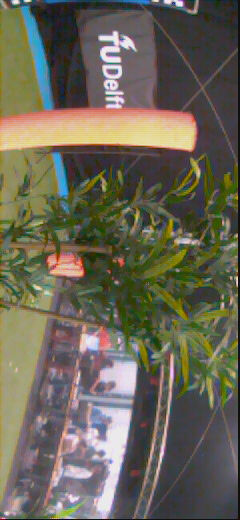
#> input picture python_grp12/daan_img.jpg, 240 x 520 px
$ python yuv_detection_rebuilt.py --image daan_img.jpg
#> lines starting #> are read from the running program, lines starting #| are printed output that depends on the picture; after the words box and inside, x2 and y2 are one past the last pixel; in counts of white or black regions, pixels touching at a corner belong together
#!/usr/bin/env python3
"""
Interactive YCrCb mask tuner.

What this version changes:
- Accurate channel names: Y, Cr, Cb
- Dedicated control window so sliders are always visible
- Clear slider labels: Y_min, Y_max, Cr_min, Cr_max, Cb_min, Cb_max
- Automatic 90 degree image rotation
- Larger, resizable preview/control windows
- Side-by-side preview with a readable live values panel

Usage:
    python3 yuv_detection_rebuilt.py --image path/to/image.jpg
    python3 yuv_detection_rebuilt.py --image path/to/image.jpg --preset skin
    python3 yuv_detection_rebuilt.py --image path/to/image.jpg --save overlay.png

Keys:
    q / ESC   quit
    s         save current overlay (and mask) when --save is provided
"""

from __future__ import annotations

import argparse
from pathlib import Path
import sys

import cv2
import numpy as np


# Initial presets in OpenCV's YCrCb order: [Y, Cr, Cb]
PRESETS = {
    "skin":   (np.array([0, 133, 80]),  np.array([255, 173, 120])),
    "green":  (np.array([0, 0, 60]),    np.array([255, 90, 110])),
    "red":    (np.array([0, 150, 100]), np.array([255, 200, 130])),
    "blue":   (np.array([0, 0, 80]),    np.array([255, 100, 140])),
    "yellow": (np.array([80, 110, 60]), np.array([255, 170, 110])),
    "white":  (np.array([200, 100, 100]), np.array([255, 130, 130])),
    "black":  (np.array([0, 90, 90]),   np.array([60, 130, 130])),
}

ROTATE_MODE = cv2.ROTATE_90_COUNTERCLOCKWISE
PREVIEW_WINDOW = "YCrCb Mask Preview"
CONTROL_WINDOW = "YCrCb Controls"


def parse_args() -> argparse.Namespace:
    parser = argparse.ArgumentParser(description="Interactive YCrCb Color Mask Tool")
    parser.add_argument("--image", required=True, help="Path to input image")
    parser.add_argument(
        "--preset",
        default="skin",
        choices=sorted(PRESETS.keys()),
        help="Initial slider preset",
    )
    parser.add_argument(
        "--save",
        default=None,
        help="Base path for saving current overlay and mask when you press 's'",
    )
    return parser.parse_args()


def load_image(path: str) -> np.ndarray:
    img = cv2.imread(path)
    if img is None:
        sys.exit(f"[ERROR] Cannot open image: '{path}'")
    return cv2.rotate(img, ROTATE_MODE)


def bgr_to_ycrcb(img_bgr: np.ndarray) -> np.ndarray:
    return cv2.cvtColor(img_bgr, cv2.COLOR_BGR2YCrCb)


def build_mask(img_ycrcb: np.ndarray, lower: np.ndarray, upper: np.ndarray) -> np.ndarray:
    mask = cv2.inRange(img_ycrcb, lower, upper)

    kernel = cv2.getStructuringElement(cv2.MORPH_ELLIPSE, (7, 7))
    mask = cv2.morphologyEx(mask, cv2.MORPH_OPEN, kernel, iterations=1)
    mask = cv2.morphologyEx(mask, cv2.MORPH_CLOSE, kernel, iterations=1)
    return mask


def apply_overlay(img_bgr: np.ndarray, mask: np.ndarray, alpha: float = 0.45) -> np.ndarray:
    grey = cv2.cvtColor(img_bgr, cv2.COLOR_BGR2GRAY)
    grey_bgr = cv2.cvtColor(grey, cv2.COLOR_GRAY2BGR)

    highlight = np.full_like(img_bgr, (255, 255, 0), dtype=np.uint8)  # cyan in BGR
    blended = cv2.addWeighted(img_bgr, 1.0 - alpha, highlight, alpha, 0)

    result = grey_bgr.copy()
    matched = mask > 0
    result[matched] = blended[matched]
    return result


def resize_keep_aspect(img: np.ndarray, max_w: int, max_h: int) -> np.ndarray:
    h, w = img.shape[:2]
    scale = min(max_w / w, max_h / h, 1.0)
    new_w = max(1, int(round(w * scale)))
    new_h = max(1, int(round(h * scale)))
    return cv2.resize(img, (new_w, new_h), interpolation=cv2.INTER_AREA)


def add_title_bar(img: np.ndarray, title: str) -> np.ndarray:
    bar_h = 38
    panel = cv2.copyMakeBorder(img, bar_h, 0, 0, 0, cv2.BORDER_CONSTANT, value=(28, 28, 28))
    cv2.putText(panel, title, (12, 26), cv2.FONT_HERSHEY_SIMPLEX, 0.72, (255, 255, 255), 2, cv2.LINE_AA)
    return panel


def make_mask_panel(mask: np.ndarray, height: int) -> np.ndarray:
    mask_bgr = cv2.cvtColor(mask, cv2.COLOR_GRAY2BGR)
    if mask_bgr.shape[0] != height:
        scale = height / mask_bgr.shape[0]
        new_w = max(1, int(round(mask_bgr.shape[1] * scale)))
        mask_bgr = cv2.resize(mask_bgr, (new_w, height), interpolation=cv2.INTER_NEAREST)
    return mask_bgr


def make_info_panel(bounds: dict[str, int], masked_px: int, total_px: int, height: int) -> np.ndarray:
    panel_w = 340
    panel = np.full((height, panel_w, 3), 32, dtype=np.uint8)

    lines = [
        "Live thresholds",
        f"Y_min  : {bounds['Y_min']:3d}",
        f"Y_max  : {bounds['Y_max']:3d}",
        f"Cr_min : {bounds['Cr_min']:3d}",
        f"Cr_max : {bounds['Cr_max']:3d}",
        f"Cb_min : {bounds['Cb_min']:3d}",
        f"Cb_max : {bounds['Cb_max']:3d}",
        "",
        f"Masked  : {masked_px:,}",
        f"Total   : {total_px:,}",
        f"Percent : {100.0 * masked_px / max(total_px, 1):5.1f}%",
        "",
        "Keys",
        "q / ESC : quit",
        "s       : save current result",
    ]

    y = 42
    for i, text in enumerate(lines):
        if text == "":
            y += 16
            continue
        font_scale = 0.92 if i == 0 else 0.72
        thickness = 2 if i == 0 else 1
        cv2.putText(panel, text, (18, y), cv2.FONT_HERSHEY_SIMPLEX, font_scale, (245, 245, 245), thickness, cv2.LINE_AA)
        y += 34 if i == 0 else 28

    return panel


def pad_to_height(img: np.ndarray, height: int) -> np.ndarray:
    h, w = img.shape[:2]
    if h == height:
        return img
    if h > height:
        return resize_keep_aspect(img, w, height)
    top = (height - h) // 2
    bottom = height - h - top
    return cv2.copyMakeBorder(img, top, bottom, 0, 0, cv2.BORDER_CONSTANT, value=(20, 20, 20))


def create_trackbar(name: str, window: str, value: int) -> None:
    cv2.createTrackbar(name, window, int(value), 255, lambda _x: None)


def set_initial_trackbars(window: str, lower: np.ndarray, upper: np.ndarray) -> None:
    create_trackbar("Y_min", window, int(lower[0]))
    create_trackbar("Y_max", window, int(upper[0]))
    create_trackbar("Cr_min", window, int(lower[1]))
    create_trackbar("Cr_max", window, int(upper[1]))
    create_trackbar("Cb_min", window, int(lower[2]))
    create_trackbar("Cb_max", window, int(upper[2]))


def read_bounds(window: str) -> tuple[np.ndarray, np.ndarray, dict[str, int]]:
    vals = {
        "Y_min": cv2.getTrackbarPos("Y_min", window),
        "Y_max": cv2.getTrackbarPos("Y_max", window),
        "Cr_min": cv2.getTrackbarPos("Cr_min", window),
        "Cr_max": cv2.getTrackbarPos("Cr_max", window),
        "Cb_min": cv2.getTrackbarPos("Cb_min", window),
        "Cb_max": cv2.getTrackbarPos("Cb_max", window),
    }

    # Keep min/max pairs valid.
    if vals["Y_min"] > vals["Y_max"]:
        vals["Y_max"] = vals["Y_min"]
        cv2.setTrackbarPos("Y_max", window, vals["Y_max"])
    if vals["Cr_min"] > vals["Cr_max"]:
        vals["Cr_max"] = vals["Cr_min"]
        cv2.setTrackbarPos("Cr_max", window, vals["Cr_max"])
    if vals["Cb_min"] > vals["Cb_max"]:
        vals["Cb_max"] = vals["Cb_min"]
        cv2.setTrackbarPos("Cb_max", window, vals["Cb_max"])

    lower = np.array([vals["Y_min"], vals["Cr_min"], vals["Cb_min"]], dtype=np.uint8)
    upper = np.array([vals["Y_max"], vals["Cr_max"], vals["Cb_max"]], dtype=np.uint8)
    return lower, upper, vals


def save_outputs(base_path: str, overlay: np.ndarray, mask: np.ndarray) -> None:
    base = Path(base_path)
    if base.suffix:
        overlay_path = base
        mask_path = base.with_name(f"{base.stem}_mask.png")
    else:
        overlay_path = base.parent / f"{base.name}_overlay.png"
        mask_path = base.parent / f"{base.name}_mask.png"

    overlay_path.parent.mkdir(parents=True, exist_ok=True)
    cv2.imwrite(str(overlay_path), overlay)
    cv2.imwrite(str(mask_path), mask)
    print(f"[INFO] Saved overlay: {overlay_path}")
    print(f"[INFO] Saved mask   : {mask_path}")


def build_preview(original: np.ndarray, overlay: np.ndarray, mask: np.ndarray, bounds: dict[str, int]) -> np.ndarray:
    # Large but controlled sizing so the window stays practical.
    original_small = resize_keep_aspect(original, 520, 720)
    overlay_small = resize_keep_aspect(overlay, 520, 720)

    common_h = max(original_small.shape[0], overlay_small.shape[0])
    original_small = pad_to_height(original_small, common_h)
    overlay_small = pad_to_height(overlay_small, common_h)
    mask_panel = make_mask_panel(mask, common_h)

    total_px = mask.size
    masked_px = int(np.count_nonzero(mask))
    info_panel = make_info_panel(bounds, masked_px, total_px, common_h)

    original_small = add_title_bar(original_small, "Original (rotated 90 deg)")
    overlay_small = add_title_bar(overlay_small, "Overlay")
    mask_panel = add_title_bar(mask_panel, "Mask")
    info_panel = add_title_bar(info_panel, "Info")

    max_h = max(original_small.shape[0], overlay_small.shape[0], mask_panel.shape[0], info_panel.shape[0])
    original_small = pad_to_height(original_small, max_h)
    overlay_small = pad_to_height(overlay_small, max_h)
    mask_panel = pad_to_height(mask_panel, max_h)
    info_panel = pad_to_height(info_panel, max_h)

    spacer = np.full((max_h, 14, 3), 18, dtype=np.uint8)
    preview = np.hstack([original_small, spacer, overlay_small, spacer, mask_panel, spacer, info_panel])
    return preview


def main() -> None:
    args = parse_args()

    img_bgr = load_image(args.image)
#> in load_image, img is the input picture: shape (520, 240, 3); mean B, G, R 86.6, 101.5, 105.8
    img_ycrcb = bgr_to_ycrcb(img_bgr)
#> in bgr_to_ycrcb, `return cv2.cvtColor(img_bgr, cv2.COLOR_BGR2YCrCb)`: returned value: shape (240, 520, 3); mean of channels 0, 1, 2 101.1, 131.4, 119.8

    lower0, upper0 = PRESETS[args.preset]

    cv2.namedWindow(PREVIEW_WINDOW, cv2.WINDOW_NORMAL)
    cv2.namedWindow(CONTROL_WINDOW, cv2.WINDOW_NORMAL)
    cv2.resizeWindow(PREVIEW_WINDOW, 1700, 900)
    cv2.resizeWindow(CONTROL_WINDOW, 760, 320)

    set_initial_trackbars(CONTROL_WINDOW, lower0, upper0)

    print("[INFO] Controls are in a separate window so sliders remain visible.")
    print("[INFO] Press 'q' or ESC to quit.")
    if args.save:
        print("[INFO] Press 's' to save the current overlay and mask.")

    while True:
        lower, upper, bounds = read_bounds(CONTROL_WINDOW)
        mask = build_mask(img_ycrcb, lower, upper)
#> in build_mask, `mask = cv2.inRange(img_ycrcb, lower, upper)`:
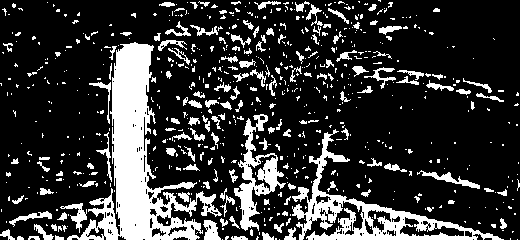
#> mask: shape (240, 520); 21% white; 675 white regions (527 under 20 px), largest, box (x1, y1, x2, y2) and area: (67, 42, 222, 240) 9282, (292, 129, 504, 240) 4348, (234, 114, 286, 231) 1936
#> in build_mask, `mask = cv2.morphologyEx(mask, cv2.MORPH_OPEN, kernel, iterations=1)`: mask: shape (240, 520); 8.7% white; 52 white regions, largest, box (x1, y1, x2, y2) and area: (112, 42, 173, 240) 6400, (314, 232, 472, 240) 829, (237, 183, 254, 230) 495
#> in build_mask, `mask = cv2.morphologyEx(mask, cv2.MORPH_CLOSE, kernel, iterations=1)`: mask: shape (240, 520); 9.3% white; 31 white regions, largest, box (x1, y1, x2, y2) and area: (89, 42, 201, 240) 7417, (314, 210, 472, 240) 1343, (237, 142, 254, 230) 786
        overlay = apply_overlay(img_bgr, mask)
#> in apply_overlay, `result[matched] = blended[matched]`:
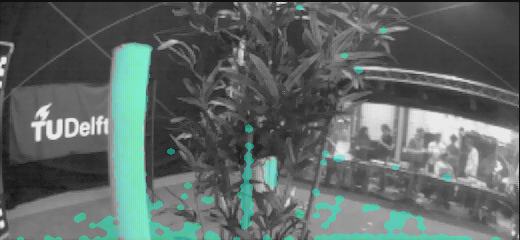
#> result: shape (240, 520, 3); mean B, G, R 102.3, 104.6, 95.3
        preview = build_preview(img_bgr, overlay, mask, bounds)
#> in build_preview, `masked_px = int(np.count_nonzero(mask))`: masked_px = 11545
#> in make_info_panel, `lines = [ "Live thresholds", f"Y_min  : {bounds['Y_min']:3d}", f"Y_max..`: lines = ['Live thresholds', 'Y_min  :   0', 'Y_max  : 255', 'Cr_min : 133', 'Cr_max : 173', 'Cb_min :  80', 'Cb_max : 120', '', 'Masked  : 11,545', 'Total   : 124,800', 'Percent :   9.3%', '', 'Keys', 'q / ESC : quit', 's       : save current result']
#> the loop in make_info_panel, `for i, text in enumerate(lines):` made 15 passes
#> (text, y) on passes 8, 12: ('', 260), ('', 360)
#> (text, font_scale, thickness, y) on passes 1 to 6: ('Live thresholds', 0.92, 2, 76), ('Y_min  :   0', 0.72, 1, 104), ('Y_max  : 255', 0.72, 1, 132), ('Cr_min : 133', 0.72, 1, 160), ('Cr_max : 173', 0.72, 1, 188), ('Cb_min :  80', 0.72, 1, 216)
#> after the loop in make_info_panel, `for i, text in enumerate(lines):`:
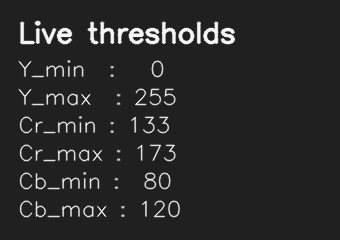
#> panel: shape (240, 340, 3); min 32, max 245, mean 41.8
#> after the loop in make_info_panel, `for i, text in enumerate(lines):`: y = 444
#> in add_title_bar, `cv2.putText(panel, title, (12, 26), cv2.FONT_HERSHEY_SIMPLEX, 0.72, (2..`: panel: shape (278, 520, 3); mean of channels 0, 1, 2 82.4, 95.3, 99
#> call 2 of add_title_bar, with title = 'Overlay'
#> in add_title_bar (call 2), `cv2.putText(panel, title, (12, 26), cv2.FONT_HERSHEY_SIMPLEX, 0.72, (2..`:
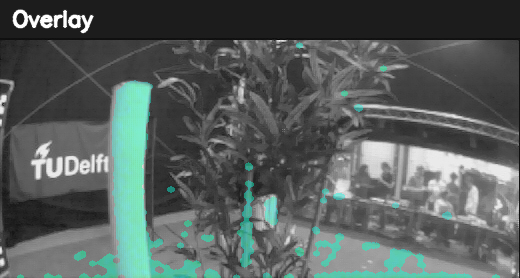
#> panel: shape (278, 520, 3); mean B, G, R 93.2, 95.3, 87.3
#> call 3 of add_title_bar, with title = 'Mask'
#> in add_title_bar (call 3), `cv2.putText(panel, title, (12, 26), cv2.FONT_HERSHEY_SIMPLEX, 0.72, (2..`:
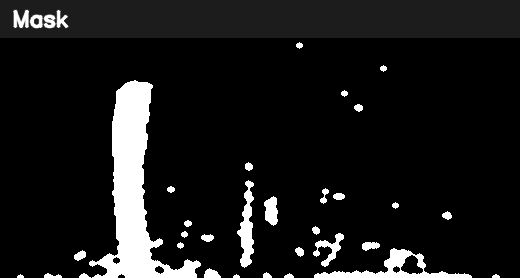
#> panel: shape (278, 520, 3); min 0, max 255, mean 25
#> call 4 of add_title_bar, with title = 'Info'
#> in add_title_bar (call 4), `cv2.putText(panel, title, (12, 26), cv2.FONT_HERSHEY_SIMPLEX, 0.72, (2..`:
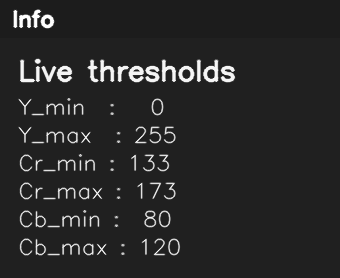
#> panel: shape (278, 340, 3); min 28, max 255, mean 40.7

        cv2.imshow(PREVIEW_WINDOW, preview)

        # Keep a small visible area in the controls window even though it mainly hosts sliders.
        controls_img = np.full((130, 740, 3), 36, dtype=np.uint8)
        summary = (
            f"Y[{bounds['Y_min']},{bounds['Y_max']}]   "
            f"Cr[{bounds['Cr_min']},{bounds['Cr_max']}]   "
            f"Cb[{bounds['Cb_min']},{bounds['Cb_max']}]"
        )
        cv2.putText(controls_img, "Move sliders below", (20, 42), cv2.FONT_HERSHEY_SIMPLEX, 0.95, (245, 245, 245), 2, cv2.LINE_AA)
        cv2.putText(controls_img, summary, (20, 88), cv2.FONT_HERSHEY_SIMPLEX, 0.72, (230, 230, 230), 2, cv2.LINE_AA)
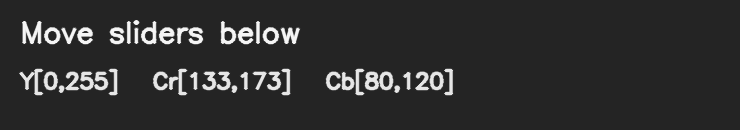
#> controls_img: shape (130, 740, 3); min 36, max 245, mean 47.7
        cv2.imshow(CONTROL_WINDOW, controls_img)

        key = cv2.waitKey(25) & 0xFF
#> (key q is pressed here)
        if key in (27, ord("q")):
            break
        if key == ord("s") and args.save:
            save_outputs(args.save, overlay, mask)

    cv2.destroyAllWindows()


if __name__ == "__main__":
    main()

$ run again, on python_grp12/jb_img.jpg
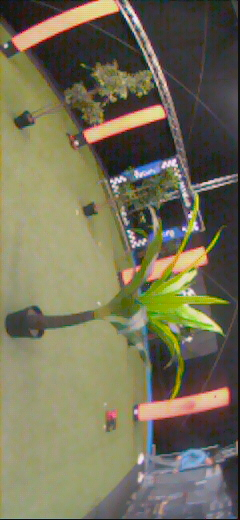
#> input picture python_grp12/jb_img.jpg, 240 x 520 px
#> in load_image, img is the input picture: shape (520, 240, 3); mean B, G, R 88.1, 112.9, 117.1
#> matched: shape (240, 520) bool; 12.3% white; 46 white regions, largest, box (x1, y1, x2, y2) and area: (59, 149, 216, 240) 4385, (189, 107, 299, 167) 2420, (373, 12, 436, 133) 1994
#> in apply_overlay, `result[matched] = blended[matched]`:
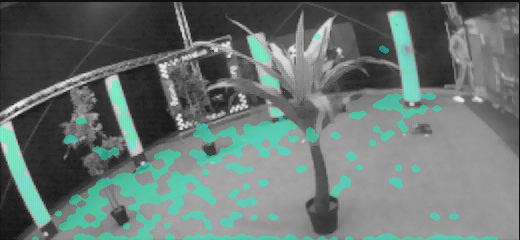
#> result: shape (240, 520, 3); mean B, G, R 113.6, 116.9, 103.7
#> masked_px = 15379
#> lines = ['Live thresholds', 'Y_min  :   0', 'Y_max  : 255', 'Cr_min : 133', 'Cr_max : 173', 'Cb_min :  80', 'Cb_max : 120', '', 'Masked  : 15,379', 'Total   : 124,800', 'Percent :  12.3%', '', 'Keys', 'q / ESC : quit', 's       : save current result']
#> the loop in make_info_panel, `for i, text in enumerate(lines):` made 15 passes
#> (text, y) on passes 8, 12: ('', 260), ('', 360)
#> after the loop in make_info_panel, `for i, text in enumerate(lines):`: y = 444
#> in build_preview, `preview = np.hstack([original_small, spacer, overlay_small, spacer, ma..`:
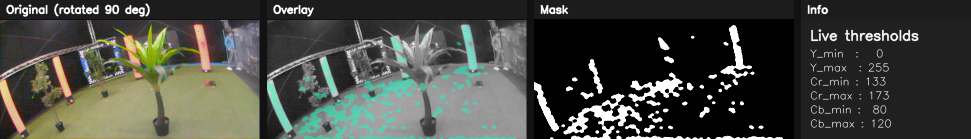
#> preview: shape (278, 1942, 3) (shown at 1/2 size); mean of channels 0, 1, 2 66.1, 72.5, 70.5; drawn as B, G, R

$ run again, on python_grp12/luke_img.jpg
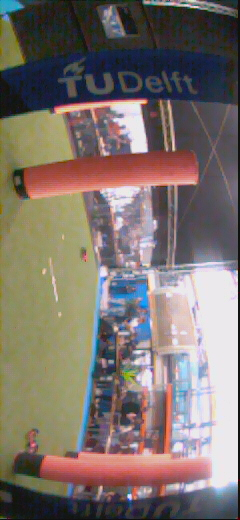
#> input picture python_grp12/luke_img.jpg, 240 x 520 px
#> in load_image, img is the input picture: shape (520, 240, 3); mean B, G, R 108.6, 114.2, 124.7
#> matched: shape (240, 520) bool; 15.4% white; 31 white regions, largest, box (x1, y1, x2, y2) and area: (188, 146, 450, 240) 9170, (100, 46, 180, 230) 4813, (453, 54, 467, 160) 1164
#> result: shape (240, 520, 3); mean B, G, R 121.7, 124.7, 109.1
#> masked_px = 19209
#> lines = ['Live thresholds', 'Y_min  :   0', 'Y_max  : 255', 'Cr_min : 133', 'Cr_max : 173', 'Cb_min :  80', 'Cb_max : 120', '', 'Masked  : 19,209', 'Total   : 124,800', 'Percent :  15.4%', '', 'Keys', 'q / ESC : quit', 's       : save current result']
#> the loop in make_info_panel, `for i, text in enumerate(lines):` made 15 passes
#> (text, y) on passes 8, 12: ('', 260), ('', 360)
#> after the loop in make_info_panel, `for i, text in enumerate(lines):`: y = 444
#> in build_preview, `preview = np.hstack([original_small, spacer, overlay_small, spacer, ma..`:
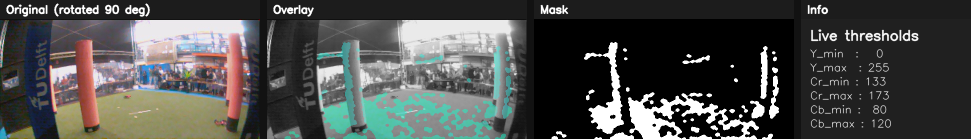
#> preview: shape (278, 1942, 3) (shown at 1/2 size); mean of channels 0, 1, 2 74.5, 76.4, 75.3; drawn as B, G, R
